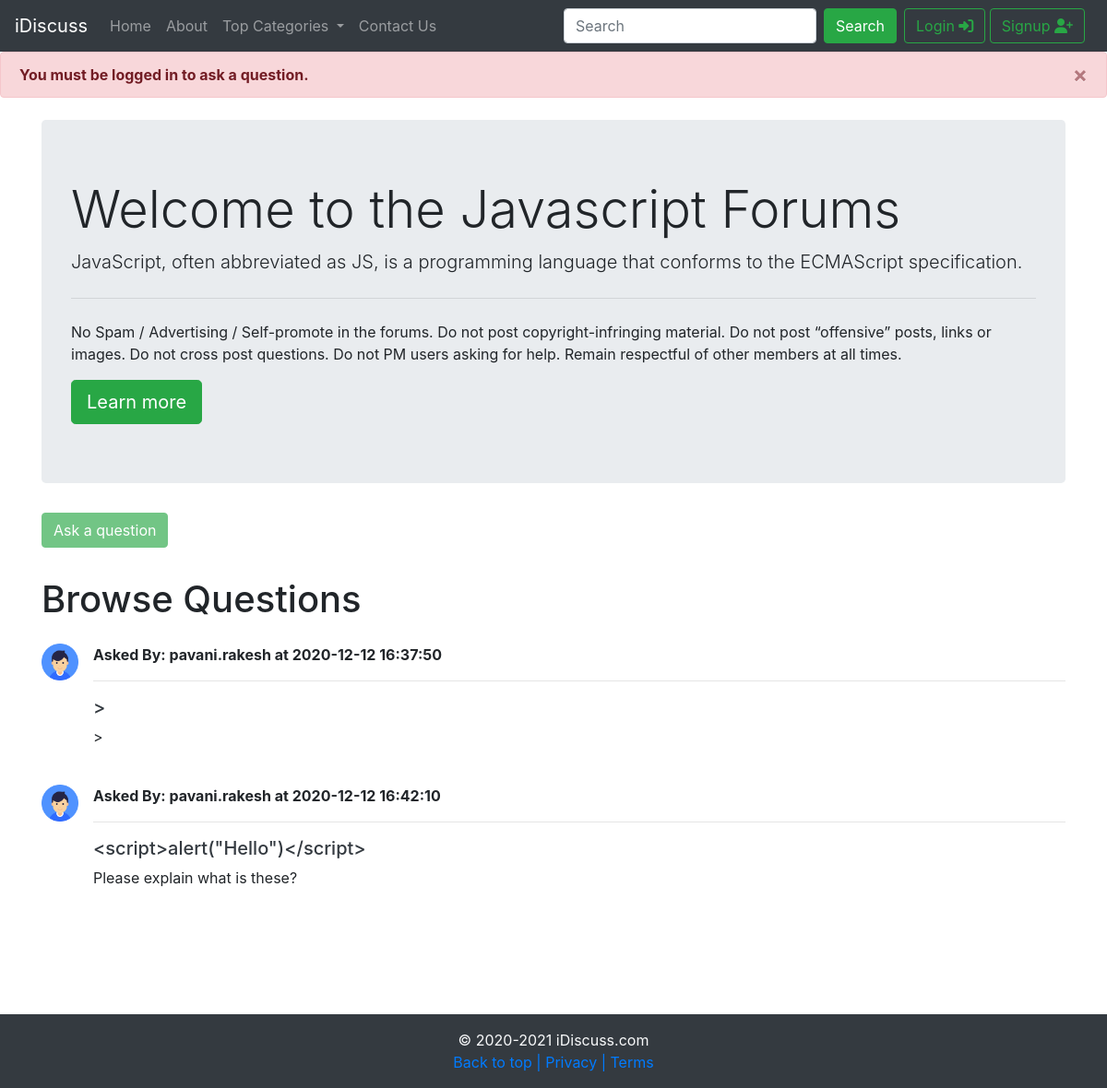
The app's page /threadlist.php?catid=2 with its own data.
### tables this page shows
CREATE TABLE `categories` (
  `category_id` int(8) NOT NULL,
  `category_name` varchar(255) NOT NULL,
  `category_description` varchar(255) NOT NULL,
  `created` datetime NOT NULL DEFAULT current_timestamp()
);

CREATE TABLE `threads` (
  `thread_id` int(11) NOT NULL,
  `thread_title` varchar(255) NOT NULL,
  `thread_desc` text NOT NULL,
  `thread_cat_id` int(11) NOT NULL,
  `thread_user_id` int(11) NOT NULL,
  `timestamp` datetime NOT NULL DEFAULT current_timestamp()
);

CREATE TABLE `users` (
  `sno` int(11) NOT NULL,
  `username` varchar(30) NOT NULL,
  `password` varchar(255) NOT NULL,
  `timestamp` datetime NOT NULL DEFAULT current_timestamp()
);

### threadlist.php (the view, shortened to what this page needs)
<!doctype html>
<html lang="en">
<head>
    <link rel="stylesheet" href="https://cdn.jsdelivr.net/npm/bootstrap@4.5.3/dist/css/bootstrap.min.css"
>
</head>
<body>
    <?php include "partials/_nav.php"; ?>
    <?php
    if(isset($_SESSION['loggedin']) && $_SESSION['loggedin'] == true){
    }
    else{
        echo '<div class="alert alert-danger alert-dismissible fade show" role="alert">
        <strong>You must be logged in to ask a question.</strong>
        <button type="button" class="close" data-dismiss="alert" aria-label="Close">
          <span aria-hidden="true">&times;</span>
        </button>
      </div>';
    }
    ?>
    <?php
      $id = $_GET['catid'];
      $sql = "SELECT * FROM `categories` WHERE category_id=$id";
      $result = mysqli_query($conn, $sql);
      while($row = mysqli_fetch_assoc($result)){
          $catname = $row['category_name'];
          $catdesc = $row['category_description'];
      }
    ?>
    <div class="container my-4">
        <div class="jumbotron">
            <h1 class="display-4">Welcome to the <?php echo $catname; ?> Forums</h1>
            <p class="lead"><?php echo $catdesc; ?></p>
            <hr class="my-4">
            <p>No Spam / Advertising / Self-promote in the forums. Do not post copyright-infringing material. Do not
                post “offensive” posts, links or images. Do not cross post questions. Do not PM users asking for help.
                Remain respectful of other members at all times.</p>
            <a class="btn btn-success btn-lg" href="https://opentuition.com/forums/forum-rules/" role="button"
                target="_blank">Learn
                more</a>
        </div>
    </div>
<?php
if(isset($_SESSION['loggedin']) && $_SESSION['loggedin'] == true){
    echo '<div class="container my-4">
        <button class="btn btn-success" type="button" data-toggle="collapse" data-target="#collapseExample"
            aria-expanded="false" aria-controls="collapseExample">
            Ask a Question
        </button>
        </p>
        <div class="collapse" id="collapseExample">
            <div class="card card-body">
                <form action=" '. $_SERVER["REQUEST_URI"] .'" method="POST">
                    <div class="form-group">
                        <label for="title">Problem Title</label>
                        <input type="text" class="form-control" id="title" name="title" aria-describedby="emailHelp">
                        <div class="form-group">
                            <label for="desc">Elaborate your Problem</label>
                            <textarea class="form-control" id="desc" name="desc" rows="3"></textarea>
                            <input type="hidden" name="sno" value="'. $_SESSION["sno"] .'">
                        </div>
                        <button type="submit" class="btn btn-success">Submit</button>
                </form>
            </div>
        </div>
    </div>';
}
else{
    echo '<div class="container my-4">
    <button type="button" class="btn btn-success" disabled>Ask a question</button>
    </div>
    ';
}
    ?>
    <div class="container">
        <h1 class="py-2">Browse Questions</h1>
        <?php
        $id = $_GET['catid'];
        $sql = "SELECT * FROM `threads` WHERE thread_cat_id=$id";
        $result = mysqli_query($conn, $sql);
        while($row = mysqli_fetch_assoc($result)){
            $id = $row['thread_id'];
            $title = $row['thread_title'];
            $desc = $row['thread_desc'];
            $thread_time = $row['timestamp'];
            $thread_user_id = $row['thread_user_id'];
            $sql2 = "SELECT username FROM `users` WHERE sno='$thread_user_id'";
            $result2 = mysqli_query($conn, $sql2);
            $row2 = mysqli_fetch_assoc($result2);
        echo '<div class="media my-3">
            <img src="img/user.png" class="mr-3" alt="..." height="40px">
            <div class="media-body">
            <p class="font-weight-bold my-0"> Asked By:  '. $row2['username'] .' at '. $thread_time .' </p>
            <hr>
                <h5 class="mt-0"><a class="text-dark" href="thread.php?threadid='. $id .'">'. $title .'</a></h5>
                '. $desc .' <br><br>
            </div>
        </div>';
    }
    ?>
    </div>
    <br>
    <br>
    <br>
    <br>
    <?php include "partials/_footer.php"; ?>
</body>
</html>

### records on screen
categories: category_name "Javascript", category_description "JavaScript, often abbreviated as JS, is a programming language that conforms to the ECMAScript specification."
threads: users.username "pavani.rakesh", timestamp "2020-12-12 16:37:50", thread_title ">", thread_desc ">"
threads: users.username "pavani.rakesh", timestamp "2020-12-12 16:42:10", thread_title "<script>alert(\"Hello\")</script>", thread_desc "Please explain what is these?"
